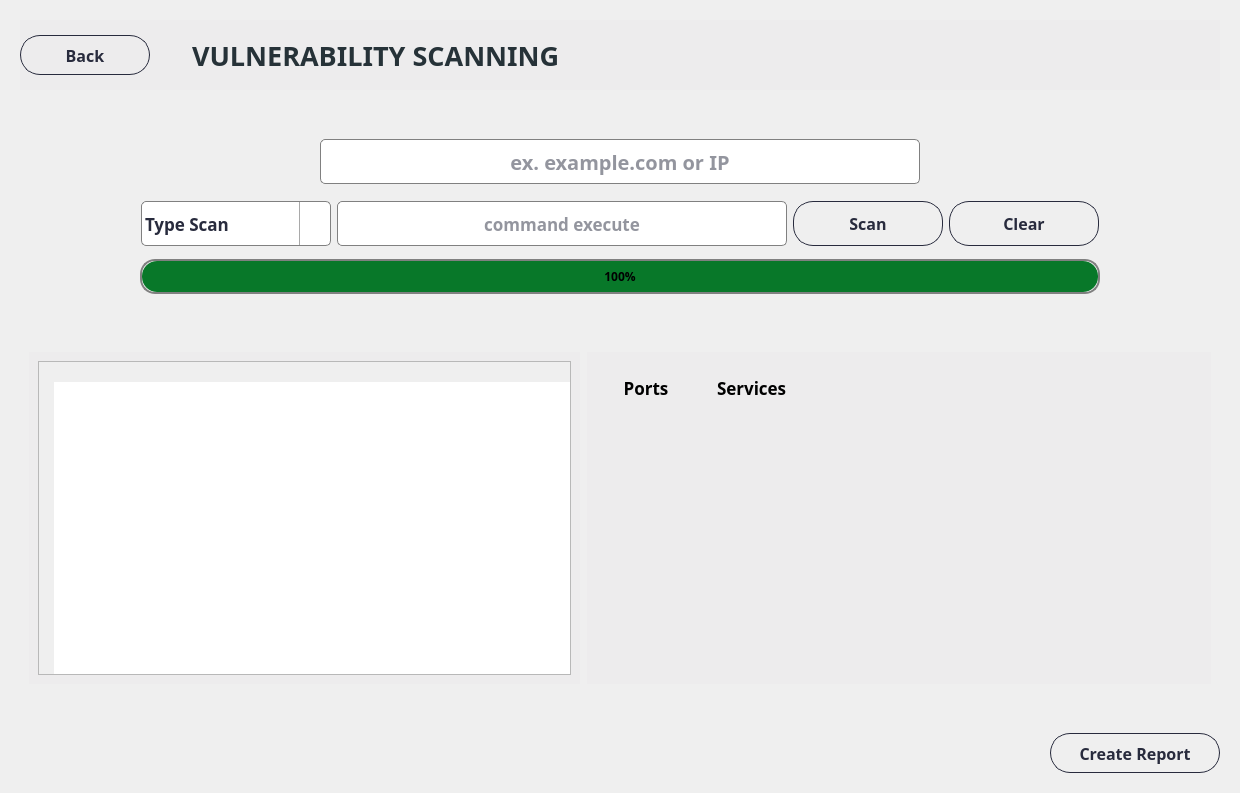
      <widget class="QWidget" name="page_vulnerability">
       <layout class="QHBoxLayout" name="horizontalLayout_29">
        <item alignment="Qt::AlignTop">
         <widget class="QWidget" name="widget_64" native="true">
          <property name="styleSheet">
           <string notr="true">QWidget#widget_59,
QWidget#widget_112,
QWidget#widget_115 {
    border: 1px solid rgb(237, 236, 237); /* Set the &quot;groove&quot; border style for the specific widgets */
	background-color: rgb(237, 236, 237);
}
</string>
          </property>
          <layout class="QVBoxLayout" name="verticalLayout_37">
           <property name="spacing">
            <number>40</number>
           </property>
           <item>
            <widget class="QWidget" name="widget_59" native="true">
             <property name="minimumSize">
              <size>
               <width>1200</width>
               <height>70</height>
              </size>
             </property>
             <property name="maximumSize">
              <size>
               <width>16777215</width>
               <height>70</height>
              </size>
             </property>
             <property name="styleSheet">
              <string notr="true"/>
             </property>
             <widget class="QWidget" name="widget_113" native="true">
              <property name="geometry">
               <rect>
                <x>0</x>
                <y>5</y>
                <width>152</width>
                <height>60</height>
               </rect>
              </property>
              <property name="minimumSize">
               <size>
                <width>0</width>
                <height>60</height>
               </size>
              </property>
              <property name="maximumSize">
               <size>
                <width>16777215</width>
                <height>60</height>
               </size>
              </property>
              <property name="styleSheet">
               <string notr="true">color:rgb(65,155,249);
background-color: rgb(237, 236, 237);
border-radius: 20px;</string>
              </property>
              <layout class="QHBoxLayout" name="horizontalLayout_53">
               <item alignment="Qt::AlignLeft">
                <widget class="QPushButton" name="btn_backVulner">
                 <property name="minimumSize">
                  <size>
                   <width>130</width>
                   <height>40</height>
                  </size>
                 </property>
                 <property name="maximumSize">
                  <size>
                   <width>130</width>
                   <height>40</height>
                  </size>
                 </property>
                 <property name="font">
                  <font>
                   <family>Barlow</family>
                   <pointsize>12</pointsize>
                   <weight>75</weight>
                   <bold>true</bold>
                  </font>
                 </property>
                 <property name="cursor">
                  <cursorShape>PointingHandCursor</cursorShape>
                 </property>
                 <property name="styleSheet">
                  <string notr="true">QPushButton {    
    border: 1px solid rgba(40,43,61,255) ;
    border-radius: 20px;
    padding: 5px 10px;
	color: rgba(40,43,61,255) ;
}

QPushButton:hover {
    background-color: ;
}
</string>
                 </property>
                 <property name="text">
                  <string>Back</string>
                 </property>
                 <property name="icon">
                  <iconset>
                   <normaloff>../icons/icons8-go-back-45.png</normaloff>../icons/icons8-go-back-45.png</iconset>
                 </property>
                 <property name="iconSize">
                  <size>
                   <width>35</width>
                   <height>35</height>
                  </size>
                 </property>
                </widget>
               </item>
              </layout>
             </widget>
             <widget class="QLabel" name="label_headofVulner">
              <property name="geometry">
               <rect>
                <x>152</x>
                <y>15</y>
                <width>500</width>
                <height>40</height>
               </rect>
              </property>
              <property name="minimumSize">
               <size>
                <width>500</width>
                <height>40</height>
               </size>
              </property>
              <property name="maximumSize">
               <size>
                <width>500</width>
                <height>40</height>
               </size>
              </property>
              <property name="font">
               <font>
                <family>Barlow</family>
                <pointsize>20</pointsize>
                <weight>75</weight>
                <bold>true</bold>
               </font>
              </property>
              <property name="styleSheet">
               <string notr="true">color: rgb(38, 50, 56);</string>
              </property>
              <property name="text">
               <string>VULNERABILITY SCANNING</string>
              </property>
              <property name="alignment">
               <set>Qt::AlignLeading|Qt::AlignLeft|Qt::AlignVCenter</set>
              </property>
              <property name="indent">
               <number>20</number>
              </property>
             </widget>
            </widget>
           </item>
           <item>
            <widget class="QWidget" name="widget_69" native="true">
             <property name="font">
              <font>
               <family>Barlow</family>
               <weight>75</weight>
               <bold>true</bold>
              </font>
             </property>
             <layout class="QVBoxLayout" name="verticalLayout_41">
              <item alignment="Qt::AlignHCenter">
               <widget class="QLineEdit" name="lineEdit_vulner">
                <property name="minimumSize">
                 <size>
                  <width>600</width>
                  <height>45</height>
                 </size>
                </property>
                <property name="font">
                 <font>
                  <family>Barlow</family>
                  <pointsize>15</pointsize>
                  <weight>75</weight>
                  <bold>true</bold>
                 </font>
                </property>
                <property name="styleSheet">
                 <string notr="true">QLineEdit {
  border: 1px solid gray;
  color: rgba(40,43,61,255);
  border-radius: 5px;
}

QLineEdit:hover {
  border: 2px solid;
  border-color: rgba(0,143,255,255);
}
QLineEdit:focus {
  border: 1px solid;
  border-color: rgba(88,199,141,255);
}
</string>
                </property>
                <property name="alignment">
                 <set>Qt::AlignCenter</set>
                </property>
                <property name="placeholderText">
                 <string>ex. example.com or IP</string>
                </property>
               </widget>
              </item>
              <item alignment="Qt::AlignHCenter">
               <widget class="QWidget" name="widget_70" native="true">
                <layout class="QHBoxLayout" name="horizontalLayout_30">
                 <item>
                  <widget class="QComboBox" name="dropdown_typeScan">
                   <property name="minimumSize">
                    <size>
                     <width>137</width>
                     <height>45</height>
                    </size>
                   </property>
                   <property name="maximumSize">
                    <size>
                     <width>190</width>
                     <height>41</height>
                    </size>
                   </property>
                   <property name="font">
                    <font>
                     <family>Barlow</family>
                     <pointsize>13</pointsize>
                     <weight>75</weight>
                     <bold>true</bold>
                    </font>
                   </property>
                   <property name="cursor">
                    <cursorShape>PointingHandCursor</cursorShape>
                   </property>
                   <property name="styleSheet">
                    <string notr="true">QComboBox {
        border: 1px solid gray;
        border-radius: 5px;
        padding: 1px 18px 1px 3px;
        min-width: 6em;
		color: rgba(40,43,61,255) ;

 }
 QComboBox:drop-down {
	subcontrol-origin: padding;
	subcontrol-position: top right;
	width: 30px;
	border-left-width: 1px;
	border-left-color: darkgray;
	border-left-style: solid;
	border-top-right-radius: 3px;
	border-bottom-right-radius: 3px;	
}
QComboBox::down-arrow {
	
			image: url(&quot;/home/kali/Desktop/Linux-ISAN-Security-Gizmo-Box/assets/icons/icons8-expand-arrow-30.png&quot;);

}
QComboBox:hover {
	border: 1px solid;
   border-color:  rgba(0,143,255,255);
}

</string>
                   </property>
                   <property name="iconSize">
                    <size>
                     <width>10</width>
                     <height>10</height>
                    </size>
                   </property>
                   <item>
                    <property name="text">
                     <string>Type Scan</string>
                    </property>
                   </item>
                   <item>
                    <property name="text">
                     <string>Quick Scan</string>
                    </property>
                   </item>
                   <item>
                    <property name="text">
                     <string>Stealth Scan</string>
                    </property>
                   </item>
                   <item>
                    <property name="text">
                     <string>Aggressive Scan</string>
                    </property>
                   </item>
                   <item>
                    <property name="text">
                     <string>Vulner.NSE Script</string>
                    </property>
                   </item>
                  </widget>
                 </item>
                 <item>
                  <widget class="QLineEdit" name="lineEdit_commandvulner">
                   <property name="minimumSize">
                    <size>
                     <width>450</width>
                     <height>45</height>
                    </size>
                   </property>
                   <property name="maximumSize">
                    <size>
                     <width>450</width>
                     <height>40</height>
                    </size>
                   </property>
                   <property name="font">
                    <font>
                     <family>Barlow</family>
                     <pointsize>13</pointsize>
                     <weight>75</weight>
                     <bold>true</bold>
                    </font>
                   </property>
                   <property name="styleSheet">
                    <string notr="true">QLineEdit {
  border: 1px solid gray;
  color: rgba(40,43,61,255);
  border-radius: 5px;
}

QLineEdit:hover {
  border: 2px solid;
  border-color: rgba(0,143,255,255);
}
QLineEdit:focus {
  border: 1px solid;
  border-color: rgba(88,199,141,255);
}
</string>
                   </property>
                   <property name="alignment">
                    <set>Qt::AlignCenter</set>
                   </property>
                   <property name="readOnly">
                    <bool>true</bool>
                   </property>
                   <property name="placeholderText">
                    <string>command execute</string>
                   </property>
                  </widget>
                 </item>
                 <item>
                  <widget class="QPushButton" name="btn_scanVulner">
                   <property name="minimumSize">
                    <size>
                     <width>150</width>
                     <height>45</height>
                    </size>
                   </property>
                   <property name="maximumSize">
                    <size>
                     <width>150</width>
                     <height>40</height>
                    </size>
                   </property>
                   <property name="font">
                    <font>
                     <family>Barlow</family>
                     <pointsize>12</pointsize>
                     <weight>75</weight>
                     <bold>true</bold>
                    </font>
                   </property>
                   <property name="cursor">
                    <cursorShape>PointingHandCursor</cursorShape>
                   </property>
                   <property name="styleSheet">
                    <string notr="true">QPushButton {    
    border: 1px solid rgba(40,43,61,255) ;
    border-radius: 20px;
    padding: 5px 10px;
	color: rgba(40,43,61,255) ;
}

QPushButton:hover {
    background-color: ;
}
</string>
                   </property>
                   <property name="text">
                    <string>Scan</string>
                   </property>
                   <property name="icon">
                    <iconset>
                     <normaloff>../icons/icon-scan.png</normaloff>../icons/icon-scan.png</iconset>
                   </property>
                   <property name="iconSize">
                    <size>
                     <width>30</width>
                     <height>30</height>
                    </size>
                   </property>
                  </widget>
                 </item>
                 <item>
                  <widget class="QPushButton" name="btn_clearVulner">
                   <property name="minimumSize">
                    <size>
                     <width>150</width>
                     <height>45</height>
                    </size>
                   </property>
                   <property name="maximumSize">
                    <size>
                     <width>150</width>
                     <height>40</height>
                    </size>
                   </property>
                   <property name="font">
                    <font>
                     <family>Barlow</family>
                     <pointsize>12</pointsize>
                     <weight>75</weight>
                     <bold>true</bold>
                    </font>
                   </property>
                   <property name="cursor">
                    <cursorShape>PointingHandCursor</cursorShape>
                   </property>
                   <property name="styleSheet">
                    <string notr="true">QPushButton {    
    border: 1px solid rgba(40,43,61,255) ;
    border-radius: 20px;
    padding: 5px 10px;
	color: rgba(40,43,61,255) ;
}

QPushButton:hover {
    background-color: ;
}
</string>
                   </property>
                   <property name="text">
                    <string>Clear</string>
                   </property>
                   <property name="icon">
                    <iconset>
                     <normaloff>../icons/icon-clear.png</normaloff>../icons/icon-clear.png</iconset>
                   </property>
                   <property name="iconSize">
                    <size>
                     <width>30</width>
                     <height>30</height>
                    </size>
                   </property>
                  </widget>
                 </item>
                </layout>
               </widget>
              </item>
              <item alignment="Qt::AlignHCenter">
               <widget class="QProgressBar" name="progressBar_vulner">
                <property name="minimumSize">
                 <size>
                  <width>960</width>
                  <height>35</height>
                 </size>
                </property>
                <property name="font">
                 <font>
                  <family>Barlow</family>
                  <weight>75</weight>
                  <bold>true</bold>
                 </font>
                </property>
                <property name="styleSheet">
                 <string notr="true">QProgressBar
{
border: 2px solid  grey;
border-radius: 15px;
color: black;
}
QProgressBar::chunk 
{

background-color: rgba(8,120,41,255);
border-radius :15px;
}     </string>
                </property>
                <property name="value">
                 <number>100</number>
                </property>
                <property name="alignment">
                 <set>Qt::AlignCenter</set>
                </property>
               </widget>
              </item>
             </layout>
            </widget>
           </item>
           <item>
            <widget class="QWidget" name="widget_66" native="true">
             <property name="minimumSize">
              <size>
               <width>0</width>
               <height>350</height>
              </size>
             </property>
             <layout class="QHBoxLayout" name="horizontalLayout_48">
              <property name="spacing">
               <number>7</number>
              </property>
              <item>
               <widget class="QWidget" name="widget_112" native="true">
                <property name="minimumSize">
                 <size>
                  <width>0</width>
                  <height>0</height>
                 </size>
                </property>
                <layout class="QHBoxLayout" name="horizontalLayout_52">
                 <item>
                  <widget class="QTextEdit" name="textEdit_ResultScan">
                   <property name="sizePolicy">
                    <sizepolicy hsizetype="Preferred" vsizetype="Preferred">
                     <horstretch>0</horstretch>
                     <verstretch>0</verstretch>
                    </sizepolicy>
                   </property>
                   <property name="font">
                    <font>
                     <family>Barlow</family>
                     <pointsize>13</pointsize>
                     <weight>75</weight>
                     <bold>true</bold>
                    </font>
                   </property>
                   <property name="styleSheet">
                    <string notr="true">QTextEdit {
		padding-top: 20px;
        padding-left: 15px;
		color: rgba(0,0,0,255);
}
QScrollBar:vertical {
        border: 1px solid #c2c2c2; /* Vertical scroll bar border */
        background: #f0f0f0; /* Vertical scroll bar background color */
        width: 15px; /* Width of the scroll bar */
}
QScrollBar::handle:vertical {
        background: #666666; /* Color of the scroll bar thumb */
        border: 1px solid #333333; /* Border of the scroll bar thumb */
        min-height: 30px; /* Height of the scroll bar thumb */
}
QScrollBar::add-line:vertical {
        height: 20px; /* Height of the bottom button */
        background: #f0f0f0; /* Color of the bottom button */
}
QScrollBar::sub-line:vertical {
        height: 20px; /* Height of the top button */
        background: #f0f0f0; /* Color of the top button */
}</string>
                   </property>
                   <property name="midLineWidth">
                    <number>0</number>
                   </property>
                   <property name="readOnly">
                    <bool>true</bool>
                   </property>
                   <property name="placeholderText">
                    <string/>
                   </property>
                  </widget>
                 </item>
                </layout>
               </widget>
              </item>
              <item>
               <widget class="QWidget" name="widget_115" native="true">
                <layout class="QHBoxLayout" name="horizontalLayout_55">
                 <item>
                  <widget class="QLabel" name="label_SimplePorts">
                   <property name="minimumSize">
                    <size>
                     <width>100</width>
                     <height>0</height>
                    </size>
                   </property>
                   <property name="font">
                    <font>
                     <family>Barlow</family>
                     <pointsize>13</pointsize>
                     <weight>75</weight>
                     <bold>true</bold>
                    </font>
                   </property>
                   <property name="styleSheet">
                    <string notr="true">color: rgba(0,0,0,255);</string>
                   </property>
                   <property name="text">
                    <string>Ports</string>
                   </property>
                   <property name="alignment">
                    <set>Qt::AlignHCenter|Qt::AlignTop</set>
                   </property>
                   <property name="margin">
                    <number>20</number>
                   </property>
                   <property name="indent">
                    <number>15</number>
                   </property>
                  </widget>
                 </item>
                 <item>
                  <widget class="QLabel" name="label_SimpleServices">
                   <property name="minimumSize">
                    <size>
                     <width>500</width>
                     <height>0</height>
                    </size>
                   </property>
                   <property name="font">
                    <font>
                     <family>Barlow</family>
                     <pointsize>13</pointsize>
                     <weight>75</weight>
                     <bold>true</bold>
                    </font>
                   </property>
                   <property name="styleSheet">
                    <string notr="true">color: rgba(0,0,0,255);</string>
                   </property>
                   <property name="text">
                    <string>Services</string>
                   </property>
                   <property name="alignment">
                    <set>Qt::AlignLeading|Qt::AlignLeft|Qt::AlignTop</set>
                   </property>
                   <property name="margin">
                    <number>20</number>
                   </property>
                   <property name="indent">
                    <number>15</number>
                   </property>
                  </widget>
                 </item>
                </layout>
               </widget>
              </item>
             </layout>
            </widget>
           </item>
           <item alignment="Qt::AlignRight|Qt::AlignTop">
            <widget class="QPushButton" name="btn_createReportVulner">
             <property name="minimumSize">
              <size>
               <width>170</width>
               <height>40</height>
              </size>
             </property>
             <property name="maximumSize">
              <size>
               <width>150</width>
               <height>40</height>
              </size>
             </property>
             <property name="font">
              <font>
               <family>Barlow</family>
               <pointsize>12</pointsize>
               <weight>75</weight>
               <bold>true</bold>
              </font>
             </property>
             <property name="cursor">
              <cursorShape>PointingHandCursor</cursorShape>
             </property>
             <property name="styleSheet">
              <string notr="true">QPushButton {    
    border: 1px solid rgba(40,43,61,255) ;
    border-radius: 20px;
    padding: 5px 10px;
	color: rgba(40,43,61,255) ;
}

QPushButton:hover {
    background-color: ;
}
</string>
             </property>
             <property name="text">
              <string>Create Report</string>
             </property>
            </widget>
           </item>
          </layout>
         </widget>
        </item>
       </layout>
      </widget>
